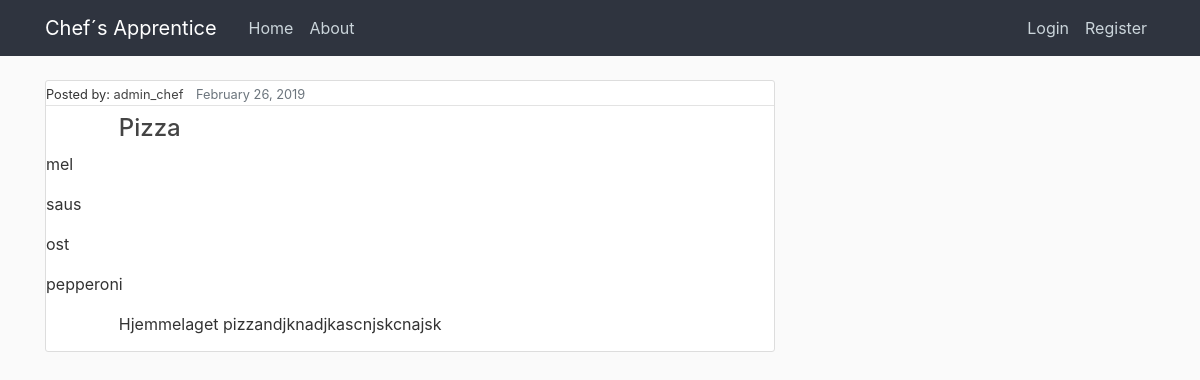
The app's page /Pizza/1 with its own data.
### chefs_apprentice/models.py (models this page shows, shortened)
class Recipe(models.Model):
    title = models.CharField(max_length=100) #tenkt samme som tilhørende post
    ingredients = models.ManyToManyField(Ingredient, blank=False) #liste av ingrediensobjekter
    description = models.TextField() #tenkt sammen med content i post
    date_posted = models.DateTimeField(default=timezone.now)  # DateTimeField(auto_now=True) ville satt datoen til akkurat nå
    author = models.ForeignKey(User, on_delete=models.CASCADE)  # on_delete=models.CASCADE sier at hvis brukeren blir slettet vil postene også bli slettet
    image = models.ImageField(default='default.jpg', upload_to='food_pics')
    visible = models.BooleanField(default=True)

class Ingredient(models.Model):
    name = models.CharField(max_length=50)
    def __str__(self):
        return self.name

### chefs_apprentice/views.py (the view)
# urls.py: path('<str:recipetitle>/<pk>', views.view_recipe, name="view_recipe"),
def view_recipe(request, pk, recipetitle):
    recipe=get_object_or_404(Recipe, pk=pk)
    context = {
        "recipe":recipe,
    }
    return render(request, 'chefs_apprentice/recipe.html', context)

### chefs_apprentice/templates/chefs_apprentice/recipe.html
{% extends "chefs_apprentice/base.html" %}
{% block content%}
      <article class="media content-section">
        <div class="media-body">
          <div class="article-metadata">
            <small>Posted by: <a class="mr-2" href="profile">{{ recipe.author }}</a></small>
            <small class="text-muted">{{ recipe.date_posted|date:"F d, Y" }}</small>
          </div>
            <h2><a class="article-title" href="#">{{ recipe.title }}</a></h2>
            {%for ingredient in recipe.ingredients.all%}
              <p>{{ingredient}}</p>
            {%endfor%}
            <p class="article-content">{{ recipe.description }}</p>
        </div>
      </article>
{% endblock content %}

### chefs_apprentice/static/chefs_apprentice/main.css (style rules this page uses)
body { background: #fafafa; color: #333333; margin-top: 5rem; }
h1, h2, h3, h4, h5, h6 { color: #444444; }
.content-section { background: #ffffff; padding: 0; border: 1px solid #dddddd; border-radius: 3px; margin-bottom: 20px; }
.article-title { color: #444444; font-size: 1.5rem; justify-content: center; margin-left: 10%; margin-right: 10px; text-align: justify; }
.article-content { white-space: pre-line; display: block; justify-content: center; margin: 15px 10%; margin-left:10%; }
.article-metadata { padding-bottom: 0; margin-bottom: 0; border-bottom: 1px solid #e3e3e3 }
.article-metadata a { color:#444444; }

### records on screen
Recipe: author "admin_chef", date_posted "February 26, 2019", title "Pizza", description "Hjemmelaget pizzandjknadjkascnjskcnajsk"
Ingredient: name "mel"
Ingredient: name "saus"
Ingredient: name "ost"
Ingredient: name "pepperoni"
